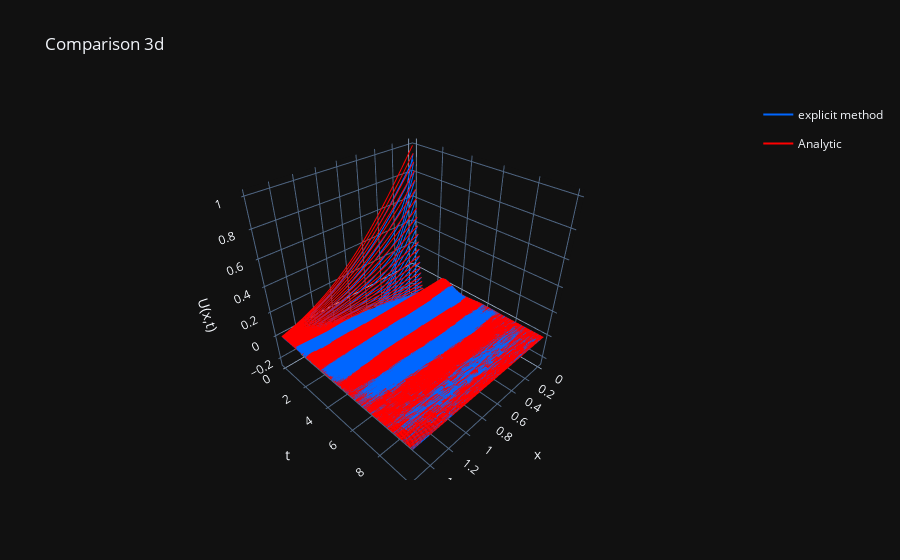

Notebook source saved alongside this figure:
### Markdown cell above
* При уменьшении шага по пространству (увеличении количества разбиений по пространству) оба типа аппроксимации начальных условий уменьшаются (в случае  соблюдения условия стабильности)

### Code cell
construct_3d_plot(explicit, 'explicit')
